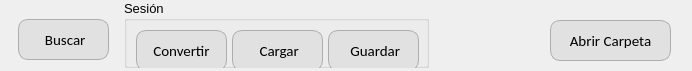
                <widget class="QWidget" name="widget_4" native="true">
                 <property name="geometry">
                  <rect>
                   <x>10</x>
                   <y>550</y>
                   <width>692</width>
                   <height>71</height>
                  </rect>
                 </property>
                 <property name="sizePolicy">
                  <sizepolicy hsizetype="Expanding" vsizetype="Expanding">
                   <horstretch>0</horstretch>
                   <verstretch>0</verstretch>
                  </sizepolicy>
                 </property>
                 <widget class="QGroupBox" name="grp_sesion">
                  <property name="geometry">
                   <rect>
                    <x>124</x>
                    <y>0</y>
                    <width>305</width>
                    <height>68</height>
                   </rect>
                  </property>
                  <property name="sizePolicy">
                   <sizepolicy hsizetype="Expanding" vsizetype="Minimum">
                    <horstretch>221</horstretch>
                    <verstretch>71</verstretch>
                   </sizepolicy>
                  </property>
                  <property name="minimumSize">
                   <size>
                    <width>0</width>
                    <height>60</height>
                   </size>
                  </property>
                  <property name="font">
                   <font>
                    <family>Segoe UI</family>
                    <pointsize>10</pointsize>
                   </font>
                  </property>
                  <property name="styleSheet">
                   <string notr="true"/>
                  </property>
                  <property name="title">
                   <string>Sesión</string>
                  </property>
                  <property name="flat">
                   <bool>false</bool>
                  </property>
                  <property name="checkable">
                   <bool>false</bool>
                  </property>
                  <layout class="QHBoxLayout" name="horizontalLayout_6">
                   <item>
                    <widget class="QPushButton" name="btn_convertir">
                     <property name="sizePolicy">
                      <sizepolicy hsizetype="Fixed" vsizetype="Fixed">
                       <horstretch>0</horstretch>
                       <verstretch>0</verstretch>
                      </sizepolicy>
                     </property>
                     <property name="minimumSize">
                      <size>
                       <width>91</width>
                       <height>41</height>
                      </size>
                     </property>
                     <property name="maximumSize">
                      <size>
                       <width>91</width>
                       <height>41</height>
                      </size>
                     </property>
                     <property name="font">
                      <font>
                       <family>Calibri</family>
                       <pointsize>11</pointsize>
                      </font>
                     </property>
                     <property name="styleSheet">
                      <string notr="true">QPushButton {
	border: 1px solid;
	border-radius: 10px;
	border-color: rgb(173, 173, 173);
	background-color: rgb(225, 225, 225);
}
QPushButton:hover {
	background-color: rgb(218, 255, 215);
}</string>
                     </property>
                     <property name="text">
                      <string>Convertir</string>
                     </property>
                    </widget>
                   </item>
                   <item>
                    <widget class="QPushButton" name="btn_cargarSesion">
                     <property name="sizePolicy">
                      <sizepolicy hsizetype="Fixed" vsizetype="Fixed">
                       <horstretch>0</horstretch>
                       <verstretch>0</verstretch>
                      </sizepolicy>
                     </property>
                     <property name="minimumSize">
                      <size>
                       <width>91</width>
                       <height>41</height>
                      </size>
                     </property>
                     <property name="maximumSize">
                      <size>
                       <width>91</width>
                       <height>41</height>
                      </size>
                     </property>
                     <property name="font">
                      <font>
                       <family>Calibri</family>
                       <pointsize>11</pointsize>
                      </font>
                     </property>
                     <property name="styleSheet">
                      <string notr="true">QPushButton {
	border: 1px solid;
	border-radius: 10px;
	border-color: rgb(173, 173, 173);
	background-color: rgb(225, 225, 225);
}
QPushButton:hover {
	background-color: rgb(218, 255, 215);
}</string>
                     </property>
                     <property name="text">
                      <string> Cargar</string>
                     </property>
                     <property name="icon">
                      <iconset resource="images.qrc">
                       <normaloff>:/images/iconos/upload.svg</normaloff>:/images/iconos/upload.svg</iconset>
                     </property>
                    </widget>
                   </item>
                   <item>
                    <widget class="QPushButton" name="btn_guardarSesion">
                     <property name="sizePolicy">
                      <sizepolicy hsizetype="Fixed" vsizetype="Fixed">
                       <horstretch>0</horstretch>
                       <verstretch>0</verstretch>
                      </sizepolicy>
                     </property>
                     <property name="minimumSize">
                      <size>
                       <width>91</width>
                       <height>41</height>
                      </size>
                     </property>
                     <property name="maximumSize">
                      <size>
                       <width>91</width>
                       <height>41</height>
                      </size>
                     </property>
                     <property name="font">
                      <font>
                       <family>Calibri</family>
                       <pointsize>11</pointsize>
                      </font>
                     </property>
                     <property name="styleSheet">
                      <string notr="true">QPushButton {
	border: 1px solid;
	border-radius: 10px;
	border-color: rgb(173, 173, 173);
	background-color: rgb(225, 225, 225);
}
QPushButton:hover {
	background-color: rgb(218, 255, 215);
}</string>
                     </property>
                     <property name="text">
                      <string> Guardar</string>
                     </property>
                     <property name="icon">
                      <iconset resource="images.qrc">
                       <normaloff>:/images/iconos/save.svg</normaloff>:/images/iconos/save.svg</iconset>
                     </property>
                    </widget>
                   </item>
                  </layout>
                 </widget>
                 <widget class="QWidget" name="widget_5" native="true">
                  <property name="geometry">
                   <rect>
                    <x>9</x>
                    <y>10</y>
                    <width>109</width>
                    <height>59</height>
                   </rect>
                  </property>
                  <layout class="QHBoxLayout" name="horizontalLayout_7">
                   <item alignment="Qt::AlignVCenter">
                    <widget class="QPushButton" name="btn_buscarExp">
                     <property name="sizePolicy">
                      <sizepolicy hsizetype="Fixed" vsizetype="Fixed">
                       <horstretch>0</horstretch>
                       <verstretch>0</verstretch>
                      </sizepolicy>
                     </property>
                     <property name="minimumSize">
                      <size>
                       <width>91</width>
                       <height>41</height>
                      </size>
                     </property>
                     <property name="maximumSize">
                      <size>
                       <width>91</width>
                       <height>41</height>
                      </size>
                     </property>
                     <property name="font">
                      <font>
                       <family>Calibri</family>
                       <pointsize>11</pointsize>
                      </font>
                     </property>
                     <property name="styleSheet">
                      <string notr="true">QPushButton {
	border: 1px solid;
	border-radius: 10px;
	border-color: rgb(173, 173, 173);
	background-color: rgb(225, 225, 225);
}
QPushButton:hover {
	background-color: rgb(218, 255, 215);
}</string>
                     </property>
                     <property name="text">
                      <string> Buscar</string>
                     </property>
                     <property name="icon">
                      <iconset resource="images.qrc">
                       <normaloff>:/images/iconos/search.svg</normaloff>:/images/iconos/search.svg</iconset>
                     </property>
                    </widget>
                   </item>
                  </layout>
                 </widget>
                 <widget class="QPushButton" name="btn_abrirCarpeta">
                  <property name="geometry">
                   <rect>
                    <x>550</x>
                    <y>20</y>
                    <width>121</width>
                    <height>41</height>
                   </rect>
                  </property>
                  <property name="sizePolicy">
                   <sizepolicy hsizetype="Fixed" vsizetype="Fixed">
                    <horstretch>0</horstretch>
                    <verstretch>0</verstretch>
                   </sizepolicy>
                  </property>
                  <property name="minimumSize">
                   <size>
                    <width>91</width>
                    <height>41</height>
                   </size>
                  </property>
                  <property name="maximumSize">
                   <size>
                    <width>999</width>
                    <height>999</height>
                   </size>
                  </property>
                  <property name="font">
                   <font>
                    <family>Calibri</family>
                    <pointsize>11</pointsize>
                   </font>
                  </property>
                  <property name="styleSheet">
                   <string notr="true">QPushButton {
	border: 1px solid;
	border-radius: 10px;
	border-color: rgb(173, 173, 173);
	background-color: rgb(225, 225, 225);
}
QPushButton:hover {
	background-color: rgb(218, 255, 215);
}</string>
                  </property>
                  <property name="text">
                   <string>Abrir Carpeta</string>
                  </property>
                  <property name="icon">
                   <iconset resource="images.qrc">
                    <normaloff>:/images/iconos/search.svg</normaloff>:/images/iconos/search.svg</iconset>
                  </property>
                 </widget>
                </widget>
